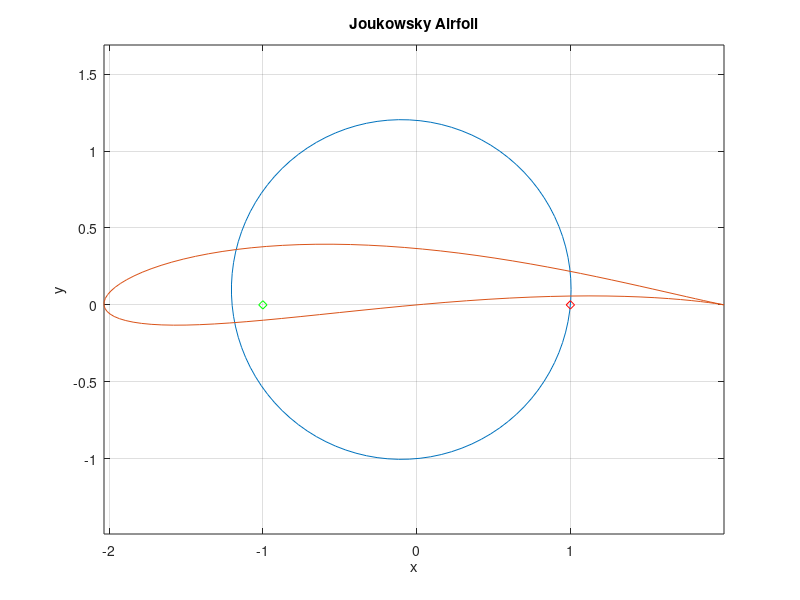

This chart was generated by the following MATLAB code:
clear
clc
close all


theta = linspace(0, 2*pi);
zx0 = -0.1;
zxy0 = 0.1;
r = sqrt((0-zxy0).^2 + (1-zx0).^2);
z0 = zx0 + zxy0*i;
z = z0 + r*exp(i*theta);
airfoil = z + 1./z; %Joukowsky transform

figure      %Creates a figure window w/o plot
plot(real(z), imag(z))
hold on
plot(real(airfoil), imag(airfoil))
axis('equal')
grid on
xlabel("x")
ylabel("y")
title("Joukowsky Airfoil")

plot(-1, 0, 'gd')
plot(1, 0, 'rd')
hold off